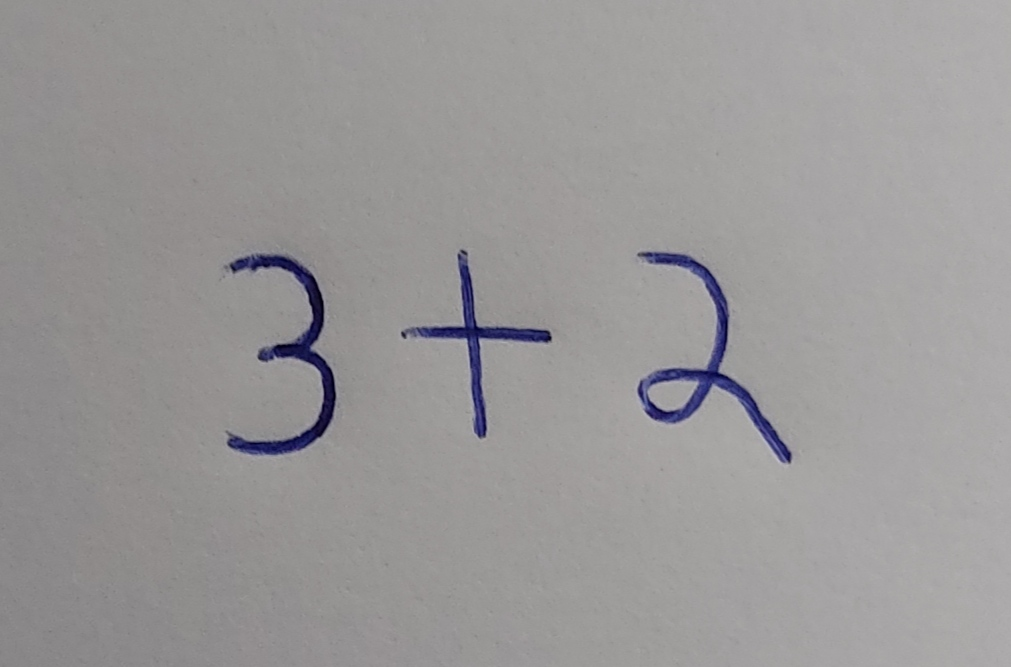
#> input picture Code/IMG_20211223_193631.jpg, 1011 x 667 px
$ python contours.py
#> lines starting #> are read from the running program, lines starting #| are printed output that depends on the picture; after the words box and inside, x2 and y2 are one past the last pixel; in counts of white or black regions, pixels touching at a corner belong together
import cv2 as cv
import pytesseract

pytesseract.pytesseract.tesseract_cmd=r'/usr/bin/tesseract'
cong = r'--oem 3 --psm 6 outputbase digits'
img = cv.imread('./IMG_20211223_193631.jpg')
#> img is the input picture: shape (667, 1011, 3); mean B, G, R 152.1, 151.9, 153.6
gray= cv.cvtColor(img, cv.COLOR_BGR2GRAY)
imgt=cv.blur(img,(4,1),8)
config='-l eng + equ'
custom_config = r'--oem 3 --psm 6'

canny=cv.Canny(imgt,125,175)
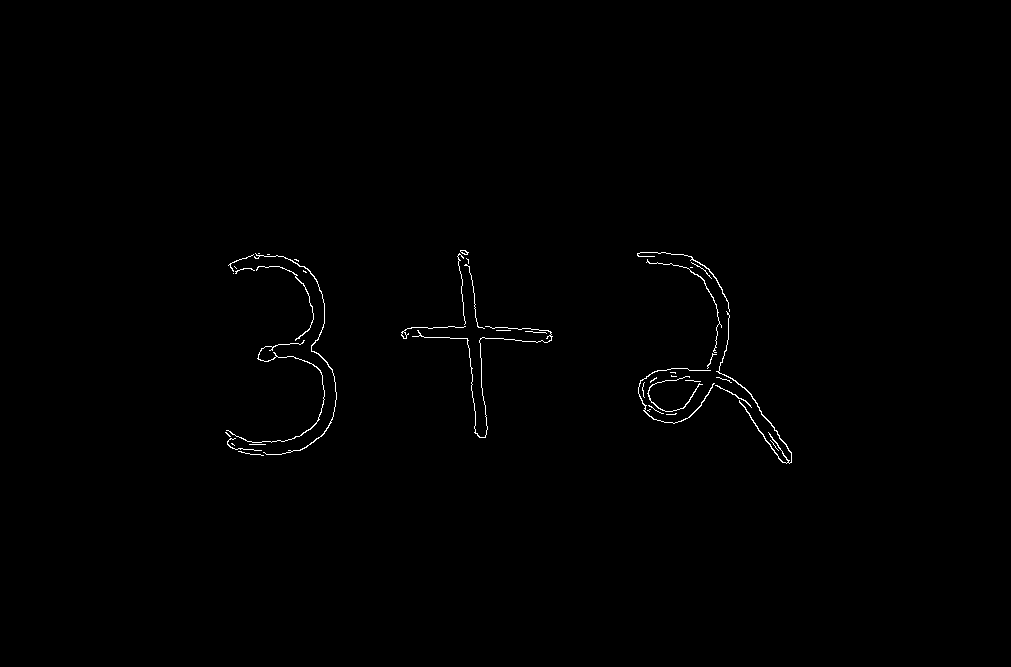
#> canny: shape (667, 1011); 0.46% white in thin lines or dots, all inside (x1, y1, x2, y2) = (225, 250, 792, 464)
#> (the run stopped early here; a loop or call above may not have finished)

$ run again, with Code/IMG_20211213_230138.jpg copied over Code/IMG_20211223_193631.jpg
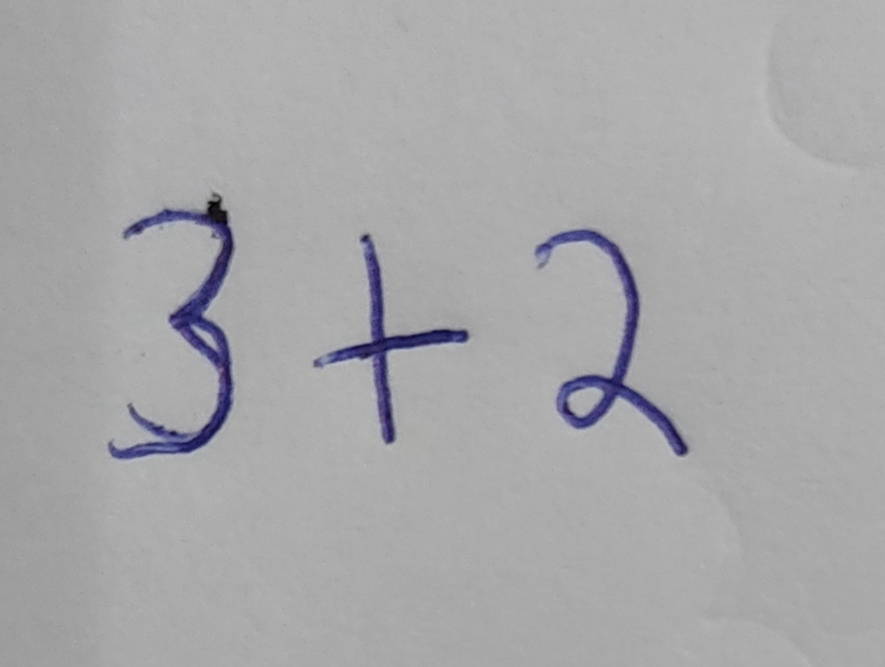
#> input picture Code/IMG_20211213_230138.jpg, 885 x 667 px
#> img is the input picture: shape (667, 885, 3); mean B, G, R 169.5, 167.7, 167.8
#> `gray= cv.cvtColor(img, cv.COLOR_BGR2GRAY)`:
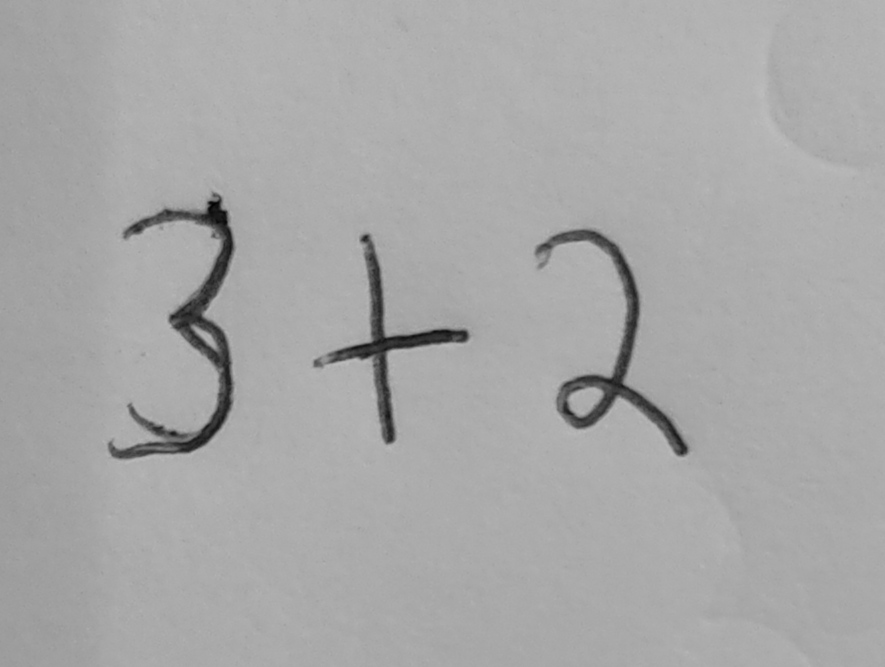
#> gray: shape (667, 885); min 2, max 189, mean 167.9
#> `canny=cv.Canny(imgt,125,175)`:
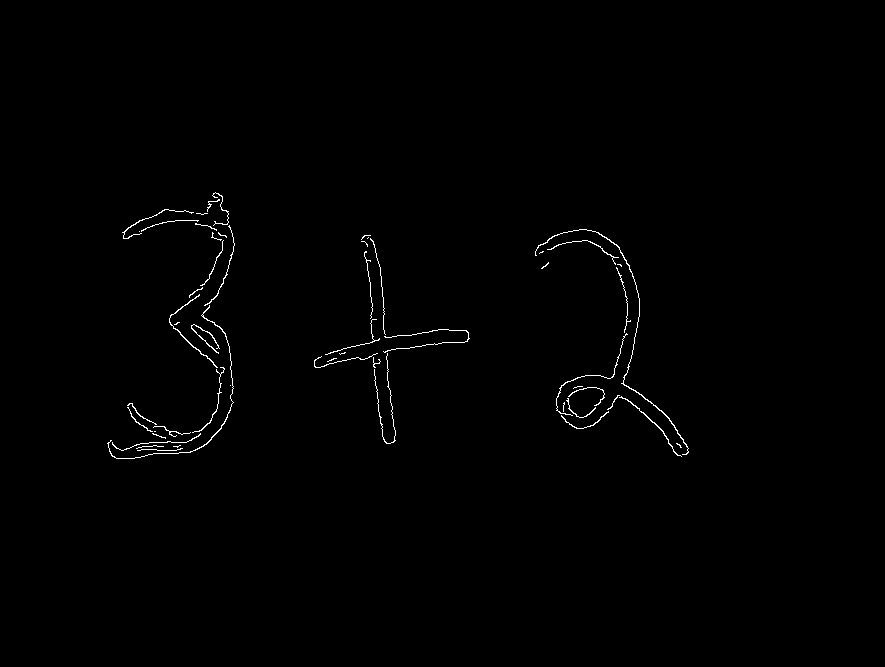
#> canny: shape (667, 885); 0.6% white in thin lines or dots, all inside (x1, y1, x2, y2) = (107, 192, 689, 459)

$ run again, with Code/IMG_20211223_204316.jpg copied over Code/IMG_20211223_193631.jpg
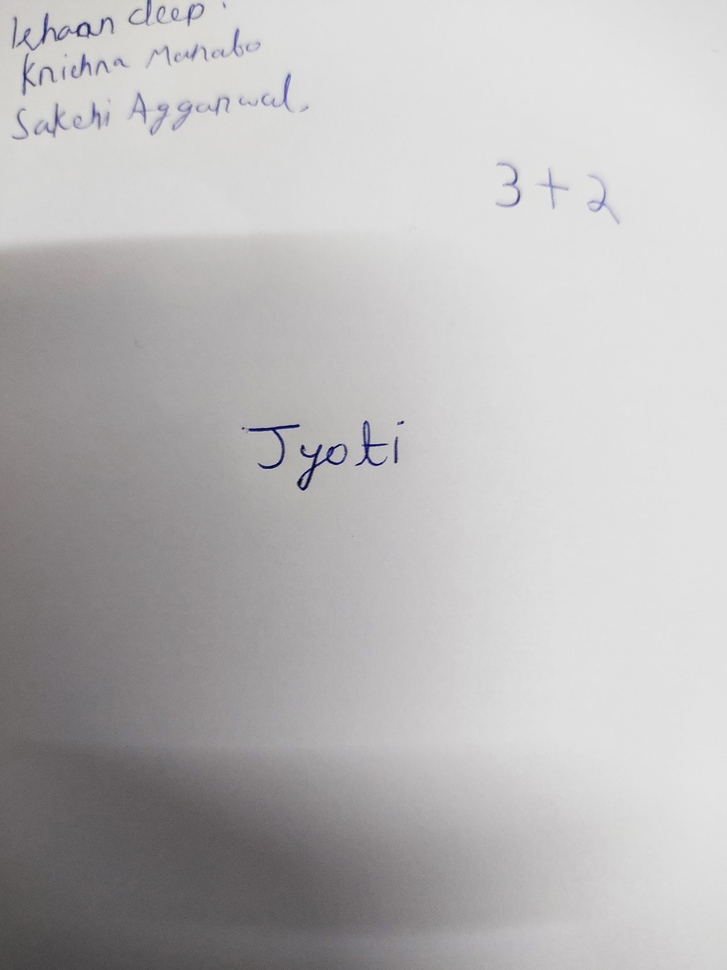
#> input picture Code/IMG_20211223_204316.jpg, 727 x 970 px, shrunk from 3000 x 4000 before the run
#> img is the input picture: shape (970, 727, 3); mean B, G, R 184.3, 183.7, 185.1
#> `canny=cv.Canny(imgt,125,175)`:
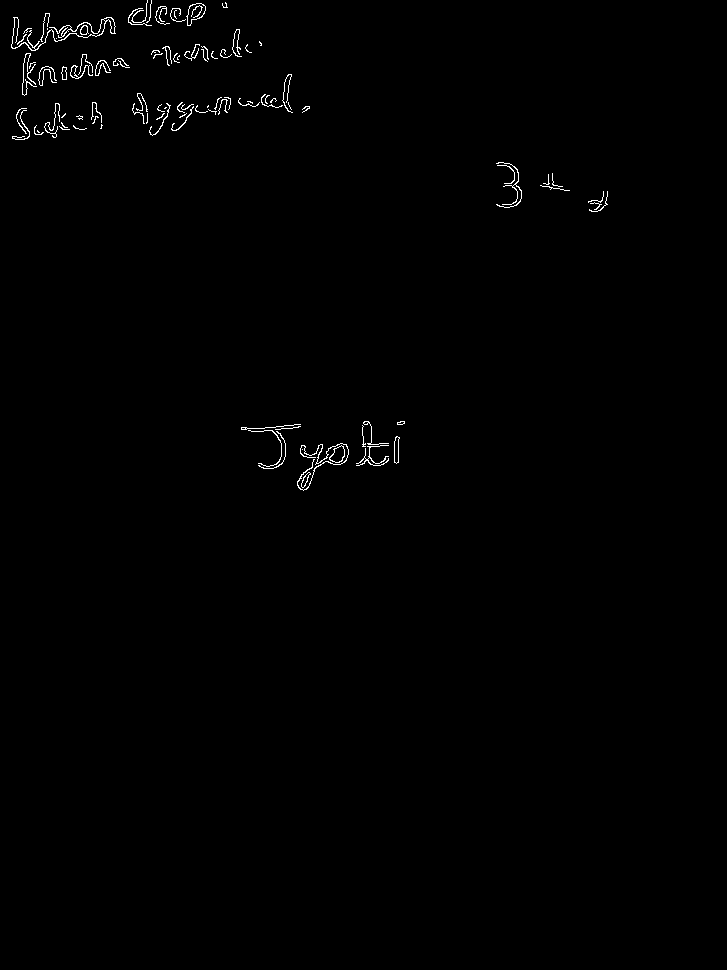
#> canny: shape (970, 727); 0.58% white in thin lines or dots, all inside (x1, y1, x2, y2) = (11, 0, 608, 491)

$ run again, with Code/IMG_20211223_204517.jpg copied over Code/IMG_20211223_193631.jpg
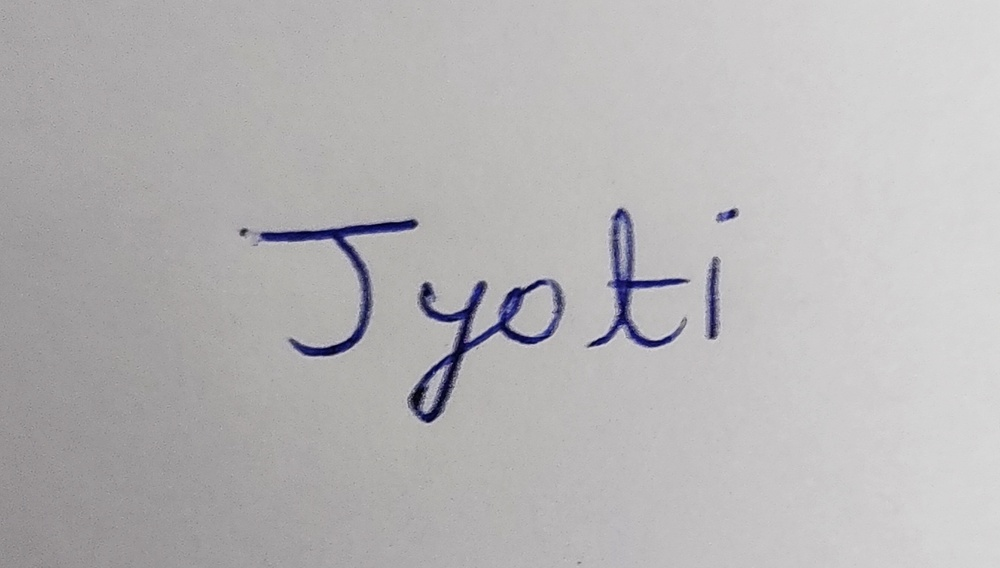
#> input picture Code/IMG_20211223_204517.jpg, 1000 x 568 px, shrunk from 1344 x 763 before the run
#> img is the input picture: shape (568, 1000, 3); mean B, G, R 182, 180.8, 182.3
#> `canny=cv.Canny(imgt,125,175)`:
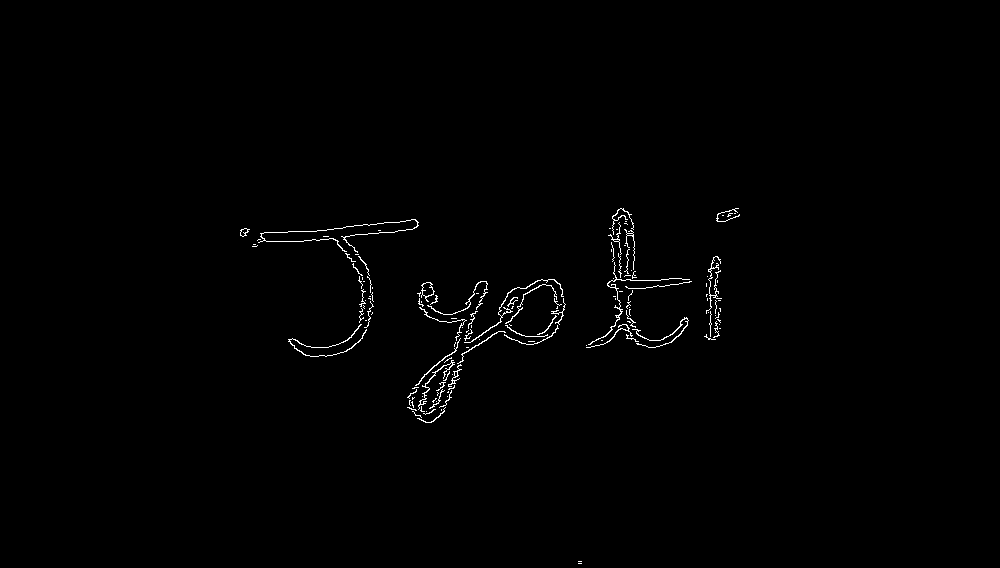
#> canny: shape (568, 1000); 0.71% white in thin lines or dots, all inside (x1, y1, x2, y2) = (240, 208, 740, 564)
